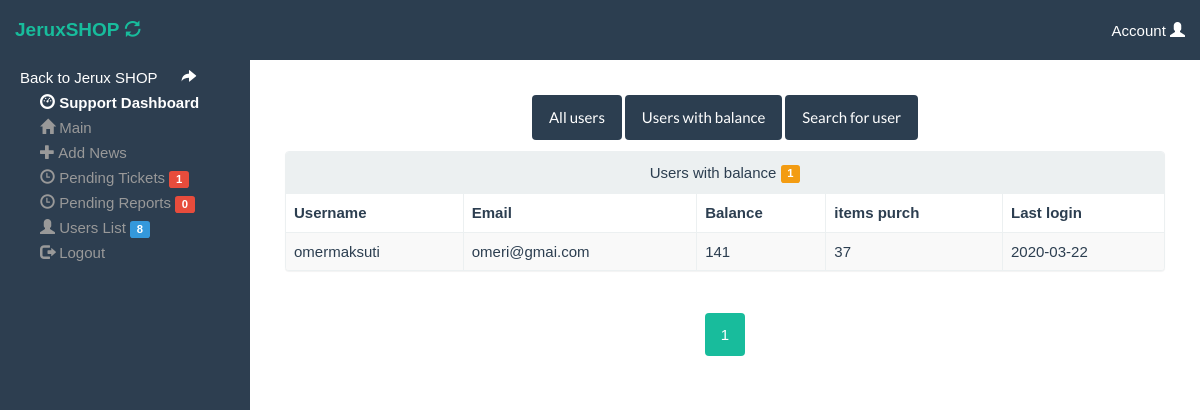
Page /support/UsersBalance.html (signed in) on the committed database.
### tables this page shows
CREATE TABLE `users` (
  `id` int(11) NOT NULL,
  `username` varchar(255) NOT NULL,
  `password` varchar(255) NOT NULL,
  `email` varchar(255) NOT NULL,
  `balance` int(11) DEFAULT 0,
  `ipurchassed` text DEFAULT NULL,
  `ip` text DEFAULT NULL,
  `lastlogin` date DEFAULT NULL,
  `datereg` date DEFAULT NULL,
  `resseller` int(11) NOT NULL,
  `img` text DEFAULT NULL,
  `testemail` varchar(255) DEFAULT NULL,
  `resetpin` int(11) NOT NULL DEFAULT 0
);

### support/usersb.php (the view, shortened to what this page needs)
<?php
include "header.php";
echo "<h5><center>
<a href='Users.html' class='btn label-primary'><font color='white'>All users</font></a>
<a href='UsersBalance.html' class='btn label-primary'><font color='white'>Users with balance</font></a>
<a href='SearchUser.html' class='btn label-primary'><font color='white'>Search for user</font></a>
</center></h5>";
  $q = mysqli_query($dbcon, "SELECT * FROM users  WHERE balance !='0'")or die("error");
  $t = mysqli_num_rows($q);
  global $t,$q;
if(!isset($_GET['page'])){
  $page = 1;
  $ka = $page;
}else{
  $page = intval($_GET['page']);
  $ka = $page;
}
$qq = mysqli_query($dbcon, "SELECT * FROM users WHERE balance !='0'")or die("error");
$record_at_page = 20;
$record_count = mysqli_num_rows($qq);
$pages_count = (int)ceil($record_count / $record_at_page);
if($page > $pages_count || $page = 0){
}else{
  $start = ($ka - 1) * $record_at_page ;
  $end = $record_at_page ;
}
if($record_count != 0){
  $qq = mysqli_query($dbcon, "SELECT * FROM users WHERE balance !='0' ORDER BY balance desc LIMIT $start,$end")or die("error");
echo '
    <div class="">
        <div class="panel panel-default">
            <div class="panel-heading no-collapse"><center>Users with balance <span class="label label-warning">'.$t.'</span></div>
            <table class="table table-bordered table-striped">
              <thead>
                <tr>
                  <th>Username</th>
                  <th>Email</th>
                  <th>Balance</th>
                  <th>items purch</th>
                  <th>Last login</th>
                </tr>
              </thead>
              <tbody>';
  while($row = mysqli_fetch_assoc($qq)){
              echo '<tr>
                  <td>'.$row['username'].'</td>
                  <td>'.$row['email'].'</td>
                  <td>'.$row['balance'].'</td>
                  <td>'.$row['ipurchassed'].'</td>
                  <td>'.$row['lastlogin'].'</td>
                  </tr>';
  }
                  echo '
              </tbody>
            </table>
        </div>
    </div>';
}
?>
<center>
<nav>
  <ul class="pagination">
    <?php
      for($i=1;$i<=$pages_count;$i++){
  if($page == $i){
     echo $page;
  }else{
    echo '<li><a href="usersb.php?page='.$i.'">'.$i.'</a></li>';
  }
}
    ?>
</ul>
</nav>
</center>

### rows in the picture
users: username "omermaksuti", email "omeri@gmai.com", balance "141", ipurchassed "37", lastlogin "2020-03-22"

### other values in the picture
$r11 "1"
$r11 "0"
$r11 "8"
$t "1"
